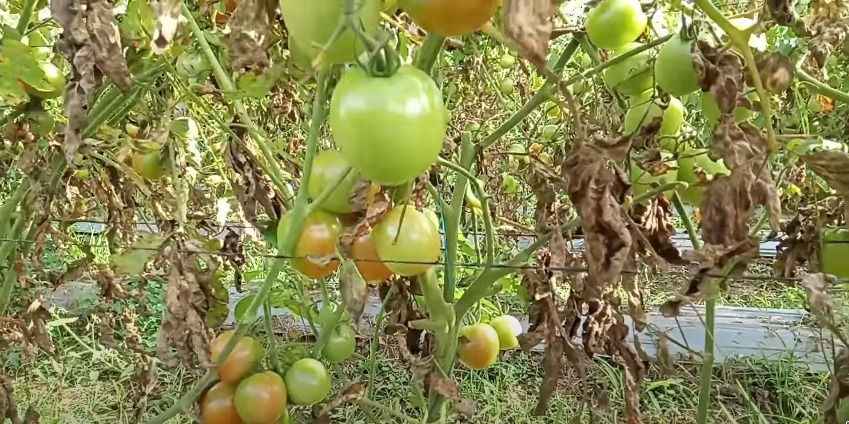
#> input picture Inference/test_image/sample_left.jpeg, 849 x 424 px
$ python -i TomatoModel.py   (imports and definitions only)
#> lines starting #> are read from the running program, lines starting #| are printed output that depends on the picture
import cv2
import numpy as np
import onnxruntime as ort

from modul.stereo_vision.triangulation import find_depth

from .tools import find_centroid, match_bboxs, sorted_bboxs
from .tomato_maturity_level import *

class TomatoModel:
    def __init__(self, onnx_path="model/yolov4_1_3_416_416_static.onnx", threshold=0.5 ,input_size=(416, 416)):
        """
        Parameters:
        ----------
        onnx_path: str
                Path onnx weights
        threshold: float
                Threshold for set minimum confidence of the model
        input_size: tuple
                Input Image Size
        """

        self.class_names = ["fully-ripe", "semi-ripe", "unripe"]
        self.input_size = input_size
        self.onnx_path = onnx_path
        self.threshold = threshold
        self.nms_threshold = (
            0
            if self.threshold - 0.1 < 0
            else self.threshold - 0.1

        )

        self.__get_ort_session()


    def __get_ort_session(self):
        if ort.get_device() == "CPU":
            self.ort_session =  ort.InferenceSession(self.onnx_path, providers=["CPUExecutionProvider"])
        else:
            self.ort_session =  ort.InferenceSession(self.onnx_path, providers=["CPUExecutionProvider"])

    def __preprocessing_img(self, img):
        w, h = img.shape[:2]
        if w > self.input_size[0] or h > self.input_size[1]:
            img = cv2.resize(img, self.input_size, interpolation=cv2.INTER_AREA)

        img = cv2.resize(img, self.input_size, interpolation=cv2.INTER_LINEAR)
        # convert to rgb
        img = cv2.cvtColor(img, cv2.COLOR_BGR2RGB)
        img = np.transpose(img, (2, 0, 1)).astype(np.float32)
        img = np.expand_dims(img, axis=0)
        img /= 255.0
        return img

    # [165 lines left out: functions __nmsbbox, __postprocessing_onnx, __postprocess_result_single_img, __unpack_result_postprocess_onnx, __postprocess_result_stereo_vision, predict_stereo_vision, not called in this run]


    def predict(self, img):
        widht_ori, height_ori = img.shape[:2]
        preprocess_img = self.__preprocessing_img(img)
        input_onnx = self.ort_session.get_inputs()[0].name
        output_onnx = self.ort_session.run(None, {input_onnx: preprocess_img})
        postprocess_onnx = self.__postprocessing_onnx(output_onnx)
        # print("POST PROCESS ONNX")
        # print(postprocess_onnx)
        result_coors, results = self.__postprocess_result_single_img(postprocess_onnx, widht_ori, height_ori)
        centroid_arrays = find_centroid(result_coors)
        centroid_arrays_sorted = sorted_bboxs(centroid_arrays)
        # hsi_values = calculate_tomato_maturity_level(img, result_coors)
        # print(centroid_arrays)
        print(centroid_arrays_sorted)
        # [5 lines of commented-out code are left out]

        return results

>>> import cv2
>>> picture = cv2.imread('../../test_image/sample_left.jpeg')
#> picture is the input picture: shape (424, 849, 3); mean B, G, R 79.7, 134.7, 135.6
>>> result = TomatoModel().predict(picture)
#> (the call stopped at in __get_ort_session, `if ort.get_device() == "CPU":`: onnxruntime is not available in this run)
#> in __preprocessing_img, `img = cv2.resize(img, self.input_size, interpolation=cv2.INTER_AREA)`:
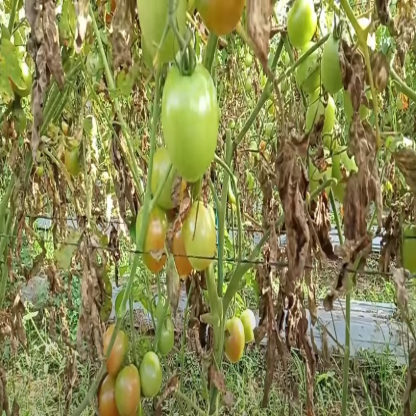
#> img: shape (416, 416, 3); mean of channels 0, 1, 2 79.7, 134.7, 135.6; drawn as B, G, R
#> (the run stopped early here; a loop or call above may not have finished)

$ run again, on Inference/test_image/sample_right2.jpeg
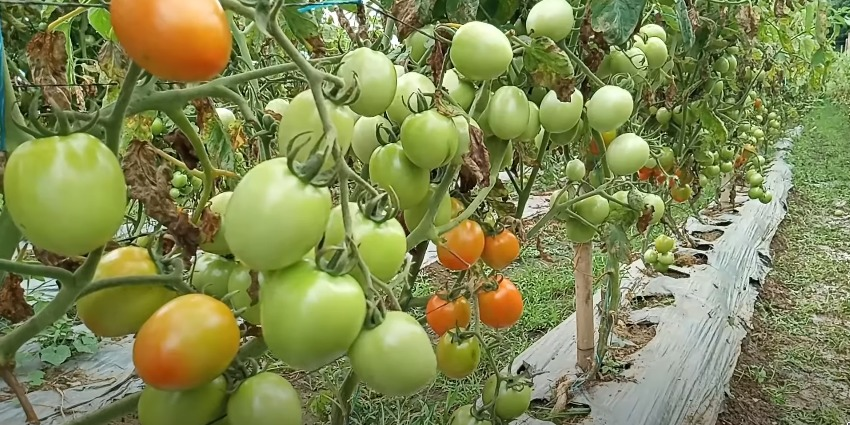
#> input picture Inference/test_image/sample_right2.jpeg, 850 x 425 px
#> picture is the input picture: shape (425, 850, 3); mean B, G, R 82.7, 135.3, 128.1
#> in __preprocessing_img, `img = cv2.resize(img, self.input_size, interpolation=cv2.INTER_AREA)`:
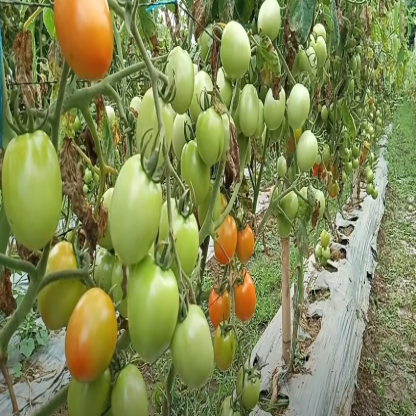
#> img: shape (416, 416, 3); mean of channels 0, 1, 2 82.7, 135.3, 128.1; drawn as B, G, R

$ run again, on Inference/test_image/imageL0.png
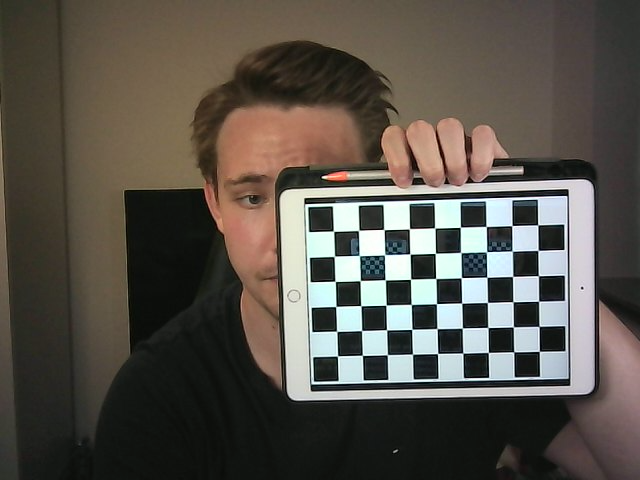
#> input picture Inference/test_image/imageL0.png, 640 x 480 px
#> picture is the input picture: shape (480, 640, 3); mean B, G, R 74.3, 82.2, 87.5
#> in __preprocessing_img, `img = cv2.resize(img, self.input_size, interpolation=cv2.INTER_AREA)`:
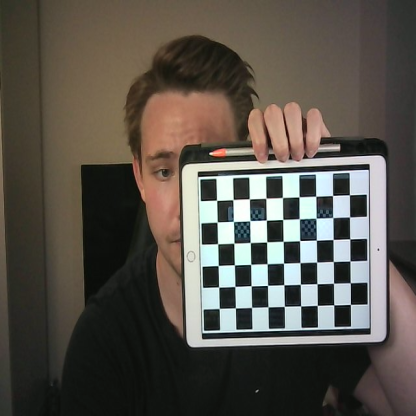
#> img: shape (416, 416, 3); mean of channels 0, 1, 2 74.3, 82.2, 87.5; drawn as B, G, R
